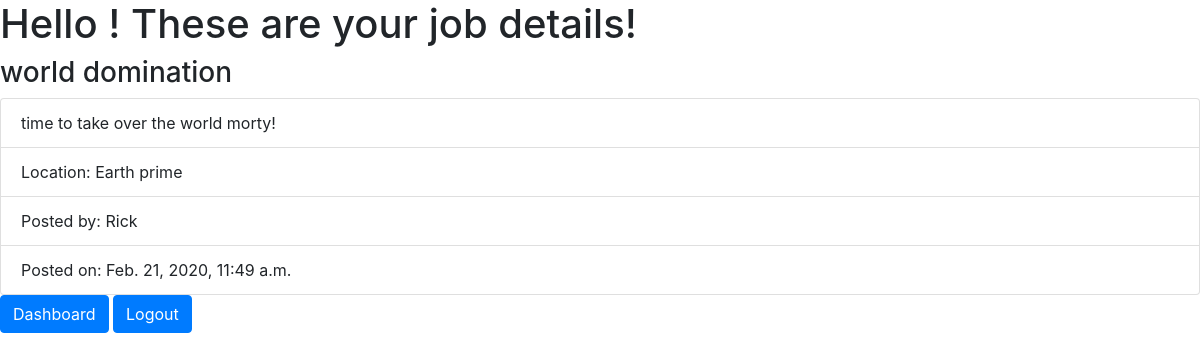
The app's page /jobs/2 with its own data.
### handy_app/models.py (models this page shows)
class Job(models.Model):
    title = models.CharField(max_length=255)
    desc = models.TextField()
    location = models.EmailField(max_length=254)
    created_by = models.ForeignKey(User, related_name='jobs', on_delete=models.CASCADE)
    created_at = models.DateTimeField(auto_now_add=True)
    updated_at = models.DateTimeField(auto_now=True)
    objects = JobManager()

class User(models.Model):
    first_name = models.CharField(max_length=255)
    last_name = models.CharField(max_length=255)
    email = models.EmailField(max_length=254)
    password = models.CharField(max_length=255)
    created_at = models.DateTimeField(auto_now_add=True)
    updated_at = models.DateTimeField(auto_now=True)
    objects = UserManager()

### handy_app/views.py (the view)
# urls.py: path('jobs/<int:id>', views.job_details),
def job_details(request,id):
    my_job = Job.objects.get(id=id)
    context = {
        'job' : my_job
    }
    return render(request,'jobdetails.htm',context)

### handy_app/templates/jobdetails.htm (shortened to what this page needs)
<!DOCTYPE html>
<html>
    <head>
        <link rel="stylesheet" href="https://stackpath.bootstrapcdn.com/bootstrap/4.3.1/css/bootstrap.min.css">
    </head>
    <body>
        <h1>Hello {{ current_user.first_name }}! These are your job details!</h1>
        <h3>{{ job.title }}</h3>
        <ul class="list-group">
            <li class="list-group-item">{{ job.desc }}</li>
            <li class="list-group-item">Location: {{ job.location }}</li>
            <li class="list-group-item">Posted by: {{job.created_by.first_name}}</li>
            <li class="list-group-item"> Posted on: {{ job.created_at }}</li>
        </ul>
        <button class="btn btn-primary"><a href="/dashboard" style="color: white;">Dashboard</a></button>
        <button class="btn btn-primary"><a href="/logout" style="color: white;">Logout</a></button>
    </body>
</html>

### records on screen
Job: title "world domination", desc "time to take over the world morty!", location "Earth prime", created_by.first_name "Rick", created_at "Feb. 21, 2020, 11:49 a.m."
